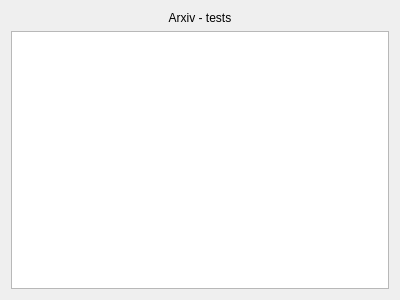
<?xml version="1.0" encoding="UTF-8"?>
<ui version="4.0">
 <class>TestArxivBrowser</class>
 <widget class="QDialog" name="TestArxivBrowser">
  <property name="geometry">
   <rect>
    <x>0</x>
    <y>0</y>
    <width>400</width>
    <height>300</height>
   </rect>
  </property>
  <property name="windowTitle">
   <string>Dialog</string>
  </property>
  <layout class="QVBoxLayout" name="verticalLayout">
   <item>
    <widget class="QLabel" name="label">
     <property name="text">
      <string>Arxiv - tests</string>
     </property>
     <property name="alignment">
      <set>Qt::AlignCenter</set>
     </property>
    </widget>
   </item>
   <item>
    <widget class="QTableView" name="view"/>
   </item>
  </layout>
 </widget>
 <resources/>
 <connections/>
</ui>
